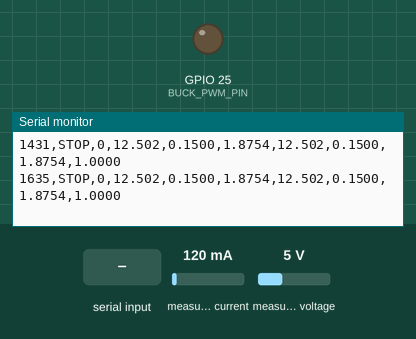
The sketch below on a simulated ESP32. Shown: output pins drawn as LEDs (lit = HIGH), the last lines printed to the serial monitor. Wiring (inferred from the names in the program): INA219 current sensor at I2C address 0x40. The inputs (shaded band) are chosen by the test bench; at power-on: measured current 120 mA, measured voltage 5 V.

Above: at 1.8 s.
1.9 s: "b" received over Serial
At 2.2 s:
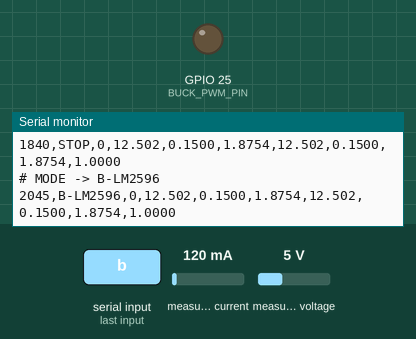
3.5 s: "x" received over Serial
At 3.65 s:
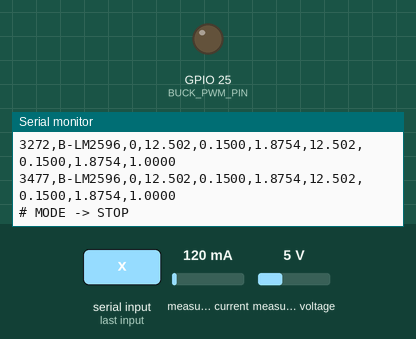
5.0 s: "?" received over Serial
At 5.11 s:
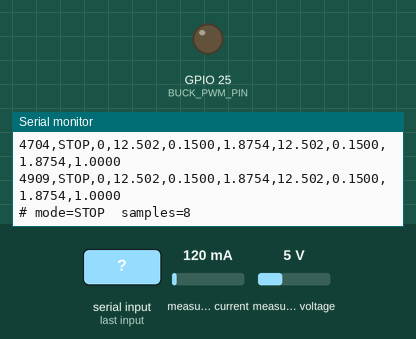

The sketch:

lm2596_logger.ino
```cpp
/* =====================================================================
   CIRCUIT B LOGGER  —  LM2596 buck module
   ESP32 (Arduino core 3.x)  •  2x INA226 on separate I2C buses

   The LM2596 sets its output with an onboard trim pot, so there is no
   PWM to generate. This sketch only measures and logs, using the exact
   same CSV columns as the MPPT sketch so the two logs plot together.

   PATH:  Panel -> INA226 #1 -> LM2596 -> INA226 #2 -> load

   COMMANDS (single character, no enter needed):
       b  = start a logging window
       x  = stop
       ?  = status

   GPIO25 is held LOW here, so if the wire to your own buck board is
   still connected, that converter stays off.

   FAIRNESS NOTE: set the LM2596 trim pot ONCE, before the run, and do
   not touch it again. Retuning it per session turns it into a manual
   tracker and erases the contrast you are trying to measure.
   ===================================================================== */

#include <Wire.h>

// ---------------------------------------------------------------- pinout
const int BUCK_PWM_PIN = 25;     // held low — not used in this circuit

const int PANEL_SDA = 32;        // INA226 #1, panel side   (I2C bus 0)
const int PANEL_SCL = 33;
const int LOAD_SDA  = 21;        // INA226 #2, load side    (I2C bus 1)
const int LOAD_SCL  = 22;

uint8_t ADDR_IN  = 0x44;         // auto-detected at boot
uint8_t ADDR_OUT = 0x44;

TwoWire &busIn  = Wire;
TwoWire &busOut = Wire1;

// ---------------------------------------------------------------- config
const float R_SHUNT_IN  = 0.02f;
const float R_SHUNT_OUT = 0.02f;

const unsigned long LOG_INTERVAL = 200;     // ms between CSV rows
const unsigned long WINDOW_MS    = 120000;  // 2 minute averaging window

// ------------------------------------------------------- INA226 registers
const uint8_t REG_CONFIG = 0x00;
const uint8_t REG_SHUNT  = 0x01;
const uint8_t REG_BUS    = 0x02;

const uint16_t INA_CONFIG = 0x4527;   // AVG=16, 1.1ms CT, continuous

const float BUS_LSB   = 0.00125f;     // 1.25 mV / bit
const float SHUNT_LSB = 0.0000025f;   // 2.5 uV / bit

bool inaWriteReg(TwoWire &bus, uint8_t addr, uint8_t reg, uint16_t val) {
  bus.beginTransmission(addr);
  bus.write(reg);
  bus.write((uint8_t)(val >> 8));
  bus.write((uint8_t)(val & 0xFF));
  return bus.endTransmission() == 0;
}

bool inaReadReg(TwoWire &bus, uint8_t addr, uint8_t reg, uint16_t &out) {
  bus.beginTransmission(addr);
  bus.write(reg);
  if (bus.endTransmission(false) != 0) return false;
  if (bus.requestFrom((int)addr, 2) != 2) return false;
  uint8_t hi = bus.read();
  uint8_t lo = bus.read();
  out = ((uint16_t)hi << 8) | lo;
  return true;
}

float inaBusVolts(TwoWire &bus, uint8_t addr) {
  uint16_t raw;
  if (!inaReadReg(bus, addr, REG_BUS, raw)) return NAN;
  return raw * BUS_LSB;
}

float inaAmps(TwoWire &bus, uint8_t addr, float rshunt) {
  uint16_t raw;
  if (!inaReadReg(bus, addr, REG_SHUNT, raw)) return NAN;
  int16_t s = (int16_t)raw;
  return (s * SHUNT_LSB) / rshunt;
}

bool inaProbe(TwoWire &bus, uint8_t addr) {
  bus.beginTransmission(addr);
  return bus.endTransmission() == 0;
}

uint8_t findIna(TwoWire &bus) {
  for (uint8_t a = 0x40; a <= 0x4F; a++) if (inaProbe(bus, a)) return a;
  return 0;
}

// ------------------------------------------------------------- run state
const int MODE_STOP = 0;
const int MODE_LOG  = 1;
int mode = MODE_STOP;

bool haveIn = false, haveOut = false;

unsigned long tLastLog = 0, tWindowStart = 0;
double sumPout = 0, sumPin = 0;
long   nSamples = 0;

void resetWindow() {
  sumPout = 0; sumPin = 0; nSamples = 0;
  tWindowStart = millis();
}

// ------------------------------------------------------------------ setup
void setup() {
  Serial.begin(115200);
  delay(600);

  // Hold the custom buck's control line low so that converter stays off
  // if its wire is still attached.
  pinMode(BUCK_PWM_PIN, OUTPUT);
  digitalWrite(BUCK_PWM_PIN, LOW);

  busIn.begin(PANEL_SDA, PANEL_SCL, 100000);
  busOut.begin(LOAD_SDA, LOAD_SCL, 100000);

  uint8_t foundIn  = findIna(busIn);
  uint8_t foundOut = findIna(busOut);
  if (foundIn)  ADDR_IN  = foundIn;
  if (foundOut) ADDR_OUT = foundOut;
  haveIn  = (foundIn  != 0);
  haveOut = (foundOut != 0);

  if (haveIn)  inaWriteReg(busIn,  ADDR_IN,  REG_CONFIG, INA_CONFIG);
  if (haveOut) inaWriteReg(busOut, ADDR_OUT, REG_CONFIG, INA_CONFIG);

  Serial.println();
  Serial.println(F("=== CIRCUIT B — LM2596 LOGGER ==="));
  Serial.print(F("# panel meter (SDA ")); Serial.print(PANEL_SDA);
  Serial.print(F(" SCL ")); Serial.print(PANEL_SCL);
  Serial.print(F(" addr 0x")); Serial.print(ADDR_IN, HEX);
  Serial.print(F("): ")); Serial.println(haveIn ? "OK" : "NOT FOUND");

  Serial.print(F("# load  meter (SDA ")); Serial.print(LOAD_SDA);
  Serial.print(F(" SCL ")); Serial.print(LOAD_SCL);
  Serial.print(F(" addr 0x")); Serial.print(ADDR_OUT, HEX);
  Serial.print(F("): ")); Serial.println(haveOut ? "OK" : "NOT FOUND");

  Serial.print(F("# window ")); Serial.print(WINDOW_MS / 1000);
  Serial.println(F(" s"));
  Serial.println(F("# GPIO25 held LOW — custom buck disabled"));
  Serial.println(F("# commands: b x ?"));
  Serial.println(F("# ms,mode,duty,Vin,Iin,Pin,Vout,Iout,Pout,eff"));
  resetWindow();
}

// ------------------------------------------------------------------- loop
void loop() {
  while (Serial.available()) {
    char c = Serial.read();
    if (c == 'b') {
      mode = MODE_LOG;
      Serial.println(F("# MODE -> B-LM2596"));
      resetWindow();
    } else if (c == 'x') {
      mode = MODE_STOP;
      Serial.println(F("# MODE -> STOP"));
    } else if (c == '?') {
      Serial.print(F("# mode="));
      Serial.print(mode == MODE_LOG ? "B-LM2596" : "STOP");
      Serial.print(F("  samples=")); Serial.println(nSamples);
    }
  }

  unsigned long now = millis();

  float Vin  = haveIn  ? inaBusVolts(busIn,  ADDR_IN)           : NAN;
  float Iin  = haveIn  ? inaAmps(busIn,  ADDR_IN,  R_SHUNT_IN)  : NAN;
  float Vout = haveOut ? inaBusVolts(busOut, ADDR_OUT)          : NAN;
  float Iout = haveOut ? inaAmps(busOut, ADDR_OUT, R_SHUNT_OUT) : NAN;

  float Pin  = (isnan(Vin)  || isnan(Iin))  ? NAN : Vin  * Iin;
  float Pout = (isnan(Vout) || isnan(Iout)) ? NAN : Vout * Iout;

  if (now - tLastLog >= LOG_INTERVAL) {
    tLastLog = now;

    float eff = (!isnan(Pin) && !isnan(Pout) && Pin > 0.05f) ? (Pout / Pin) : NAN;

    // "duty" column is always 0 here — the LM2596 has no commanded duty.
    // Kept so this log has identical columns to the MPPT log.
    Serial.print(now);   Serial.print(',');
    Serial.print(mode == MODE_LOG ? "B-LM2596" : "STOP"); Serial.print(',');
    Serial.print(0);     Serial.print(',');
    Serial.print(Vin, 3);  Serial.print(',');
    Serial.print(Iin, 4);  Serial.print(',');
    Serial.print(Pin, 4);  Serial.print(',');
    Serial.print(Vout, 3); Serial.print(',');
    Serial.print(Iout, 4); Serial.print(',');
    Serial.print(Pout, 4); Serial.print(',');
    if (isnan(eff)) Serial.println(); else Serial.println(eff, 4);

    if (mode == MODE_LOG) {
      if (!isnan(Pout)) sumPout += Pout;
      if (!isnan(Pin))  sumPin  += Pin;
      nSamples++;
    }
  }

  if (mode == MODE_LOG && now - tWindowStart >= WINDOW_MS && nSamples > 0) {
    double avgPout = sumPout / nSamples;
    double avgPin  = sumPin  / nSamples;

    Serial.println();
    Serial.print(F("SUMMARY,B-LM2596,"));
    Serial.print(F("avgPout=")); Serial.print(avgPout, 4); Serial.print(F(" W,"));
    Serial.print(F("avgPin="));  Serial.print(avgPin, 4);  Serial.print(F(" W,"));
    Serial.print(F("eff="));
    if (avgPin > 0.05) Serial.print(avgPout / avgPin, 4); else Serial.print(F("n/a"));
    Serial.print(F(",duty=0,n=")); Serial.println(nSamples);
    Serial.println();

    resetWindow();
  }

  delay(5);
}
```

Measured:
- after the input at 1.9 s, the serial monitor: prints a new line at once (image 1)
- after the input at 3.5 s, the serial monitor: prints a new line at once (image 2)
- after the input at 5.0 s, the serial monitor: prints a new line at once (image 3)
